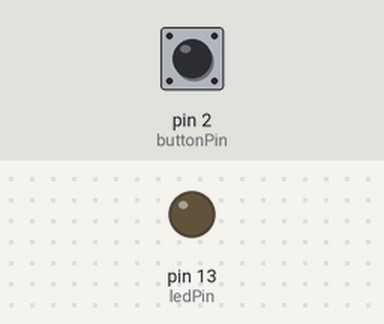
Bench run of a sketch on a simulated Arduino Uno, built with avr-gcc and run on an emulated ATmega328P. Shown: output pins drawn as LEDs (lit = HIGH). The inputs (shaded band) are chosen by the test bench; at power-on: pin 2 (buttonPin) HIGH.

Above: at 1.2 s.
1.3 s: pin 2 (buttonPin) pulled LOW for 0.15 s
At 2.9 s:
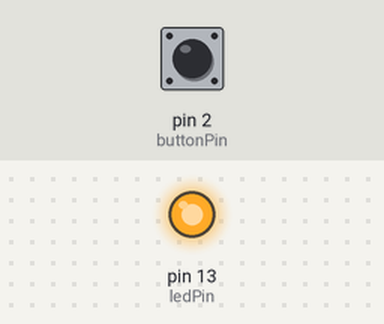
Timing chart, 0 to 10.3 s (numbered marks = the images above; inputs shaded):
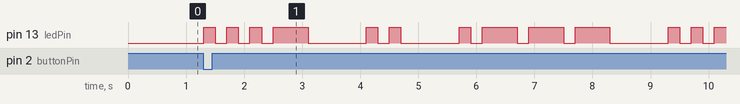

The sketch:

blinkname.ino
```cpp
const int ledPin = 13;
const int buttonPin = 2;
const long dotDuration = 200;
const long dashDuration = 3 * dotDuration; //dot dash time duration in the ratio 1:3

void setup() {
  pinMode(ledPin, OUTPUT);
  pinMode(buttonPin, INPUT_PULLUP);
  digitalWrite(ledPin, LOW);
  Serial.begin(9600);
}

void loop() {
  if (digitalRead(buttonPin) == LOW) {
    blinkname("VIJUL");  //one can customise their name here
    delay(1000);
  }
}

// procedure to blink the morse code in the form of a dot and dash
void blinkname(String name) {
  String morseCode = morsecode(name);

  for (int i = 0; i < morseCode.length(); i++) {
    char symbol = morseCode.charAt(i);
    if (symbol == '.') {
      digitalWrite(ledPin, HIGH);
      delay(dotDuration);
    } else if (symbol == '-') {
      digitalWrite(ledPin, HIGH);
      delay(dashDuration);
    } else if (symbol == ' ') {
      digitalWrite(ledPin, LOW);
      delay(dashDuration);
    }
    digitalWrite(ledPin, LOW);
    delay(dotDuration);
  }
}

String morsecode(String name) {
  // morse code for each letter
  String morseCodes[] = {".-", "-...", "-.-.", "-..", ".", "..-.", "--.", "....", "..", ".---", "-.-", ".-..", "--", "-.", "---", ".--.", "--.-", ".-.", "...", "-", "..-", "...-", ".--", "-..-", "-.--", "--.."};
  String morseName = "";

  for (int i = 0; i < name.length(); i++) {
    char letter = name.charAt(i);
    if (letter == ' ') {
      morseName += " ";
    } else if (letter >= 'A' && letter <= 'Z') {
      int index = letter - 'A';
      morseName += morseCodes[index];
      morseName += " ";
    }
  }

  return morseName;
}
```

Measured:
- after the input at 1.3 s, pin 13 (ledPin): LOW → HIGH at once, → LOW 0.20 s later, → HIGH 0.20 s later, → LOW 0.20 s later, … (25 changes in this stretch)
